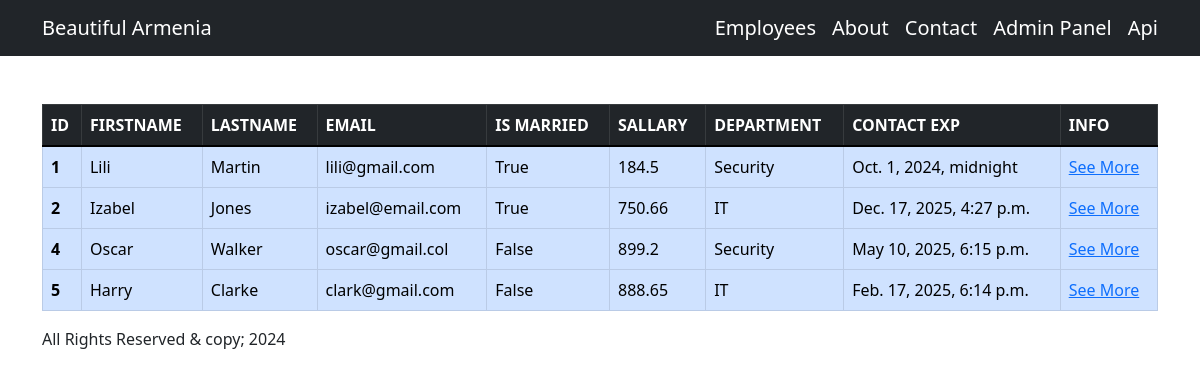
/employees/, run on the app's committed database.
### employees/models.py (models this page shows, shortened)
class Employee(models.Model):
    first_name =models.CharField(max_length=55)
    last_name =models.CharField(max_length=55)
    email =models.EmailField(max_length=255)
    is_married =models.BooleanField(default=False)
    salary =models.FloatField(default=0.0)
    contract_exp = models.DateTimeField()
    department = models.ForeignKey(Department, on_delete=models.CASCADE)
    created_at = models.DateTimeField(default=timezone.now)
    class Meta:
        verbose_name = "employee"
        verbose_name_plural = "employees"

class Department(models.Model):
    title=models.CharField(max_length=255)
    created_at = models.DateTimeField(default=timezone.now)
    def __str__(self):
        return self.title
    class Meta:
         verbose_name = "department"
         verbose_name_plural = "departments"

### employees/views.py (the view)
# urls.py: path("", include("employees.urls")),
def employees(request):
    employees = Employee.objects.all()
    return render(request, "employees.html", {"employees": employees})

### employees/templates/employees.html (shortened to what this page needs)
{% extends "base.html" %}
{% block employees_template %}
    <div class="table-responsive mt-5">
    <table class="table table-hover table-bordered table-primary">
        <thead class="table-dark">
            <tr>
                <th>ID</th>
                <th>FIRSTNAME</th>
                <th>LASTNAME</th>
                <th>EMAIL</th>
                <th>IS MARRIED</th>
                <th>SALLARY</th>
                <th>DEPARTMENT</th>
                <th>CONTACT EXP</th>
                <th>INFO</th>
            </tr>
        </thead>
        <tbody>
            {% for employee in employees %}
            <tr>
                <th>{{ employee.id }}</th>
                <td>{{ employee.first_name }}</td>
                <td>{{ employee.last_name }}</td>
                <td>{{ employee.email }}</td>
                <td>{{ employee.is_married }}</td>
                <td>{{ employee.salary }}</td>
                <td>{{ employee.department }}</td>
                <td>{{ employee.contract_exp }}</td>
                <td>
                    <a href="{% url 'app:single_employee' employee.id %}">See More</a>
                </td>
            </tr>
            {% endfor %}
        </tbody>
    </table>
    </div>
{% endblock %}

### data on the page
Employee: id "1", first_name "Lili", last_name "Martin", email "lili@gmail.com", is_married "True", salary "184.5", department "Security", contract_exp "Oct. 1, 2024, midnight"
Employee: id "2", first_name "Izabel", last_name "Jones", email "izabel@email.com", is_married "True", salary "750.66", department "IT", contract_exp "Dec. 17, 2025, 4:27 p.m."
Employee: id "4", first_name "Oscar", last_name "Walker", email "oscar@gmail.col", is_married "False", salary "899.2", department "Security", contract_exp "May 10, 2025, 6:15 p.m."
Employee: id "5", first_name "Harry", last_name "Clarke", email "clark@gmail.com", is_married "False", salary "888.65", department "IT", contract_exp "Feb. 17, 2025, 6:14 p.m."
